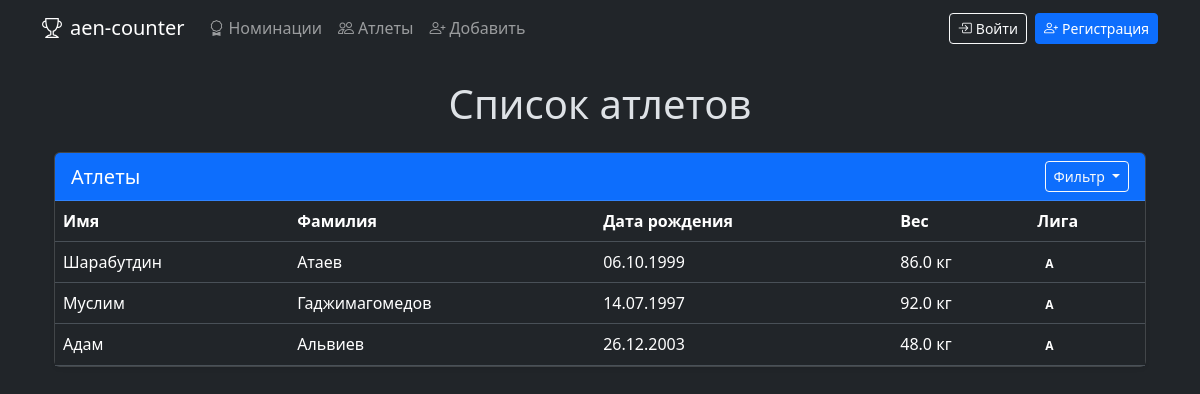
The page /athlets on the database as committed earlier.
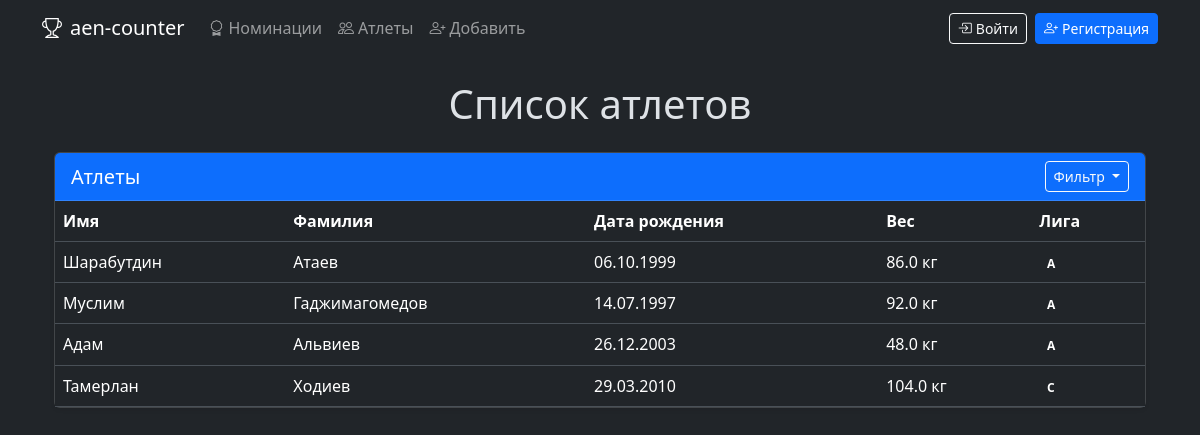
The same page on the database as committed later.
### data/athletes.py (models this page shows)
class Athlete(SqlAlchemyBase):
    __tablename__ = 'athletes'
    id = sa.Column(sa.Integer, primary_key=True, autoincrement=True)
    name = sa.Column(sa.String, nullable=False)
    surname = sa.Column(sa.String, nullable=False)
    birth_date = sa.Column(sa.Date, nullable=False)
    weight = sa.Column(sa.Float)
    league = sa.Column(sa.Integer)

### main.py (the view)
@app.route('/athlets')
def athlets():
    db_sess = db_session.create_session()
    sort_by = request.args.get('sort')
    sort_order = request.args.get('order')
    query = db_sess.query(Athlete)
    if sort_by == 'surname':
        if sort_order == 'asc':
            query = query.order_by(Athlete.surname.asc())
        else:
            query = query.order_by(Athlete.surname.desc())
    elif sort_by == 'weight':
        if sort_order == 'asc':
            query = query.order_by(Athlete.weight.asc())
        else:
            query = query.order_by(Athlete.weight.desc())
    elif sort_by == 'league':
        if sort_order == 'asc':
            query = query.order_by(Athlete.league.asc())
        else:
            query = query.order_by(Athlete.league.desc())
    athletes = query.all()
    return render_template('list_athlets.html', athletes=athletes, title='Атлеты')

### data/db_session.py (called while the page is built)
def create_session() -> Session:
    global __factory
    return __factory()

### templates/list_athlets.html (shortened to what this page needs)
{% extends "base.html" %}
{% block content %}
<div class="container mt-4">
    <h1 class="text-center mb-4">Список атлетов</h1>
    <div class="card shadow-sm">
        <div class="card-header bg-primary text-white">
            <div class="d-flex justify-content-between align-items-center">
                <h5 class="mb-0">Атлеты</h5>
                <div class="dropdown">
                    <button class="btn btn-sm btn-outline-light dropdown-toggle" type="button" id="sortDropdown"
                            data-bs-toggle="dropdown" aria-expanded="false">
                        Фильтр
                    </button>
                </div>
            </div>
        </div>
        <div class="table-responsive">
            <table class="table table-hover mb-0">
                <thead class="thead-light">
                    <tr>
                        <th scope="col" class="text-nowrap">Имя</th>
                        <th scope="col" class="text-nowrap">
                            Фамилия
                        </th>
                        <th scope="col" class="text-nowrap">Дата рождения</th>
                        <th scope="col" class="text-nowrap">
                            Вес
                        </th>
                        <th scope="col" class="text-nowrap">
                            Лига
                        </th>
                    </tr>
                </thead>
                <tbody>
                    {% for athlete in athletes %}
                    <tr>
                        <td>{{ athlete.name }}</td>
                        <td>{{ athlete.surname }}</td>
                        <td>{{ athlete.birth_date.strftime('%d.%m.%Y') }}</td>
                        <td>{{ athlete.weight }} кг</td>
                        <td>
                            <span class="badge
                                {% if athlete.league == 0 %}
                                {% elif athlete.league == 1 %}
                                {% elif athlete.league == 2 %}
                                {% endif %}">
                                {% if athlete.league == 0 %}А
                                {% elif athlete.league == 1 %}Б
                                {% elif athlete.league == 2 %}C
                                {% elif athlete.league == 3 %}О
                                {% endif %}
                            </span>
                        </td>
                    </tr>
                    {% endfor %}
                </tbody>
            </table>
        </div>
    </div>
</div>
{% endblock %}

### templates/base.html (shortened to what this page needs)
<!doctype html>
<html lang="ru" data-bs-theme="dark">
<head>
    <link href="https://cdn.jsdelivr.net/npm/bootstrap@5.3.5/dist/css/bootstrap.min.css" rel="stylesheet"
>
    <link rel="stylesheet" href="https://cdn.jsdelivr.net/npm/bootstrap-icons@1.11.1/font/bootstrap-icons.css">
</head>
<body>
<nav class="navbar navbar-expand-lg bg-dark navbar-dark mb-4">
    <div class="container">
        <a class="navbar-brand" href="/">
            <i class="bi bi-trophy me-2"></i>aen-counter
        </a>
        <div class="collapse navbar-collapse" id="navbarSupportedContent">
            <ul class="navbar-nav me-auto mb-2 mb-lg-0">
                <li class="nav-item">
                    <a class="nav-link" href="/nomination">
                        <i class="bi bi-award me-1"></i>Номинации
                    </a>
                </li>
                <li class="nav-item">
                    <a class="nav-link" href="/athlets">
                        <i class="bi bi-people me-1"></i>Атлеты
                    </a>
                </li>
                <li class="nav-item">
                    <a class="nav-link" href="/add_athlete">
                        <i class="bi bi-person-plus me-1"></i>Добавить
                    </a>
                </li>
            </ul>
            <div class="d-flex gap-2 align-items-center">
                {% if current_user.is_authenticated %}
                    <span class="text-light me-2">
                        <i class="bi bi-person-circle me-1"></i>{{ current_user.username }}
                    </span>
                    <a href="/logout" class="btn btn-outline-light btn-sm">
                        <i class="bi bi-box-arrow-right me-1"></i>Выйти
                    </a>
                {% else %}
                    <a href="/login" class="btn btn-outline-light btn-sm">
                        <i class="bi bi-box-arrow-in-right me-1"></i>Войти
                    </a>
                    <a href="/reg_user" class="btn btn-primary btn-sm">
                        <i class="bi bi-person-plus me-1"></i>Регистрация
                    </a>
                {% endif %}
            </div>
        </div>
    </div>
</nav>
<div class="container">
    {% block content %}{% endblock %}
</div>
</body>
</html>

Rows that differ between the two databases and show on the page:
added Athlete: name "Тамерлан", surname "Ходиев", birth_date "29.03.2010", weight "104.0", league "C"
